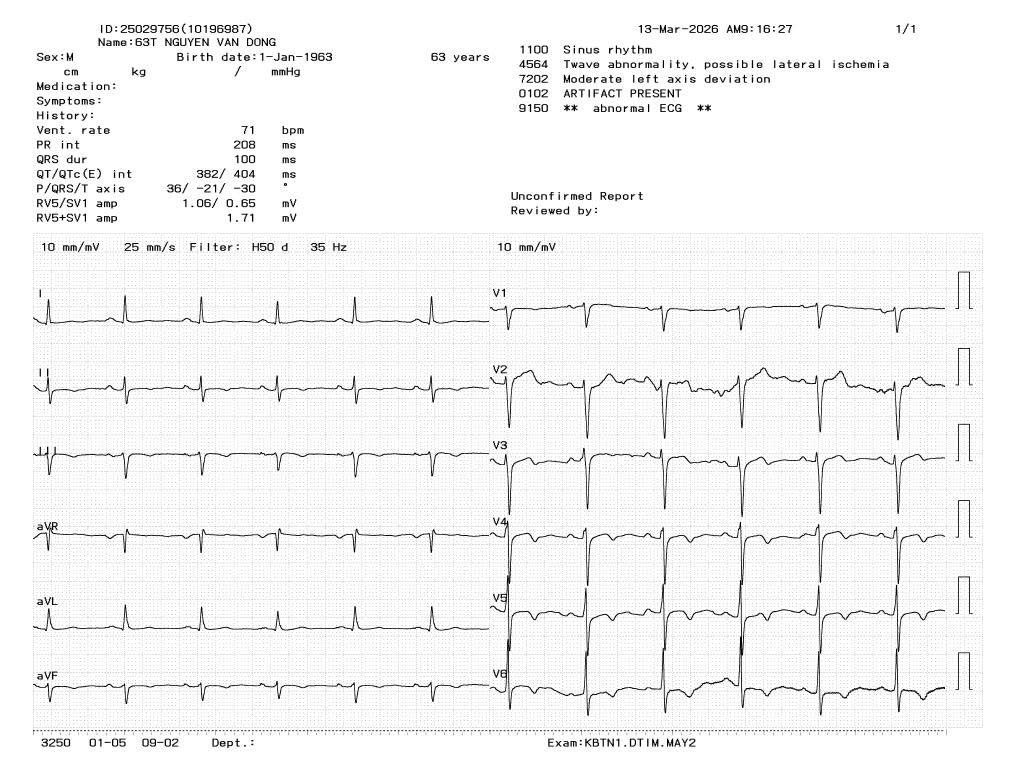
#> input picture ecg_samples/dongA_2.jpg, 1024 x 768 px
$ python -i ecg_engine.py   (imports and definitions only)
#> lines starting #> are read from the running program, lines starting #| are printed output that depends on the picture; after the words box and inside, x2 and y2 are one past the last pixel; in counts of white or black regions, pixels touching at a corner belong together
"""
ecg_engine.py — Số hóa ảnh ECG (Mức 1: trích tín hiệu + vẽ lại)

ĐỊNH VỊ AN TOÀN (bắt buộc đọc trước khi mở rộng file này):
  - Đây là TRỰC QUAN HÓA HỖ TRỢ, KHÔNG phải máy chẩn đoán.
  - File này CHỈ trích xuất đường tín hiệu từ ảnh để vẽ lại rõ hơn cho bác sĩ
    xem — KHÔNG đưa ra bất kỳ kết luận lâm sàng nào (không "AFib", không "nhịp
    chậm", không gì tự gán nhãn bệnh).
  - Mọi output đều phải đi kèm nhãn "cần bác sĩ xác nhận" ở phía hiển thị (FE),
    không phải ở file này.

KIẾN TRÚC 3 MỨC (xem mục 10 file tóm tắt dự án):
  Mức 1 (FILE NÀY): đọc ảnh -> tách lưới -> trích cột pixel -> làm mượt -> signal[]
  Mức 2 (CHƯA LÀM): detect đỉnh R (scipy.signal.find_peaks) -> nhịp tim ước tính
  Mức 3 (CHƯA LÀM, rủi ro cao): cờ "nghi ngờ nhịp không đều, cần xác nhận"

TRẠNG THÁI: chưa có ảnh ECG thật (anh Tấn sẽ gửi mẫu). Để pipeline chạy được
ngay và FE có dữ liệu test, file này có thêm generate_synthetic_ecg() tự vẽ
một ảnh ECG giả (sóng PQRST gần đúng dạng + lưới hồng) bằng OpenCV. Khi có ảnh
thật, CHỈ cần tinh chỉnh các ngưỡng màu/biên độ trong digitize_ecg_image(),
không cần đổi kiến trúc.
"""
from typing import Optional
import base64

import numpy as np
import cv2
from scipy.signal import savgol_filter, find_peaks
from scipy.ndimage import median_filter

# ─── HẰNG SỐ CHUẨN GIẤY ECG (nguồn: "Đọc Điện Tâm Đồ Dễ Hơn" - BS Nguyễn Tôn
# Kinh Thi). Tốc độ giấy 25mm/s là mặc định lâm sàng phổ biến nhất; có thể đổi
# 50mm/s khi cần độ phân giải cao hơn, nhưng KHÔNG tự suy luận được tốc độ
# thật từ ảnh nếu không có ghi chú trên ảnh — mặc định 25mm/s khi không rõ.
PAPER_SPEED_MM_PER_S = 25.0
SMALL_SQUARE_MM = 1.0   # 1 ô nhỏ = 1mm = 0.04s ở tốc độ chuẩn
LARGE_SQUARE_MM = 5.0   # 1 ô lớn = 5mm = 0.20s ở tốc độ chuẩn (5 ô nhỏ)
# Ngưỡng "nhịp xoang đều" theo sách: PP dài nhất - PP ngắn nhất < 0.16s. Đây
# là ngưỡng TUYỆT ĐỐI (giây), không phải %, nên ý nghĩa thay đổi theo nhịp tim
# nền — sách không cho ngưỡng tương đối (CV%) nào. KHÔNG tự suy ra ngưỡng CV%
# vì đó là kiến thức ngoài 2 tài liệu đã đọc, cần Tấn/Ngân xác nhận nếu muốn
# dùng CV% thay vì ngưỡng tuyệt đối này.
RR_IRREGULAR_THRESHOLD_S = 0.16


# ─── THAM SỐ NGƯỠNG (tinh chỉnh khi có ảnh thật) ──────────────────────────────
# Lưới ECG giấy thường có màu hồng/đỏ nhạt. Trong không gian HSV, lưới rơi vào
# khoảng Hue đỏ/hồng với Saturation thấp-trung bình. Đường tín hiệu thường đậm
# (Value thấp, gần đen) bất kể lưới màu gì.
GRID_HUE_RANGES = [(0, 25), (340, 360)]  # đỏ/hồng quanh 2 đầu vòng Hue (độ 0-360)
GRID_SAT_MAX = 140       # lưới nhạt -> saturation không quá cao
SIGNAL_VALUE_MAX = 110   # đường tín hiệu đậm -> Value (độ sáng) thấp
SMOOTH_WINDOW = 9        # cửa sổ Savitzky-Golay (phải là số lẻ)
SMOOTH_POLYORDER = 2

# Ngưỡng phân loại ảnh CÓ MÀU vs GRAYSCALE (đo Saturation trung bình toàn
# ảnh). ĐÃ XÁC NHẬN qua ảnh ECG thật: Saturation = 0.0 tuyệt đối mọi nơi (ảnh
# in/scan đen-trắng), trong khi ảnh tổng hợp tự vẽ (lưới hồng cố ý) có
# Saturation trung bình cao hơn rõ rệt -> ngưỡng nhỏ (5) đủ phân biệt 2 loại.
GRAYSCALE_SAT_THRESHOLD = 5.0
# Tham số cho _extract_signal_grayscale() — ĐÃ TINH CHỈNH qua test với 2 ảnh
# ECG thật (xem docstring hàm đó để biết chi tiết kỹ thuật). Kernel càng lớn
# thì "lấp" được lưới có khoảng cách ô lớn hơn, nhưng cũng dễ làm mất chi
# tiết tín hiệu nhỏ — 13 là điểm cân bằng tìm được qua thử nghiệm thực tế,
# CÓ THỂ cần tinh chỉnh lại khi gặp ảnh có lưới thưa/dày khác biệt rõ.
GRAYSCALE_MORPH_KERNEL = 13
GRAYSCALE_DIFF_THRESHOLD = 20

# Tham số cho estimate_px_per_mm() bản 2 (tìm chu kỳ lưới ô nhỏ ở dải mép
# trên ảnh) — ĐÃ TINH CHỈNH qua test với 2 ảnh ECG thật.
GRID_DETECT_BAND_FRACTION = 0.12  # tỉ lệ chiều cao ảnh dùng làm dải dò lưới
GRID_MIN_PEAK_DISTANCE_PX = 3     # khoảng cách tối thiểu giữa 2 đỉnh lưới (px)
GRID_MIN_PEAKS_REQUIRED = 8       # số đỉnh lưới tối thiểu để tin cậy chu kỳ đo được

# Tham số cho detect_r_peaks() kỹ thuật 2-pass — ĐÃ TINH CHỈNH qua test với 2
# ảnh ECG thật có nhịp tim khác nhau (82bpm và 155bpm).
PASS1_HEIGHT_THRESHOLD = 0.6   # ngưỡng biên độ cao ở lượt thô, chỉ bắt đỉnh rõ nhất
PASS1_MIN_DISTANCE_PX = 8      # khoảng cách tối thiểu rất nhỏ ở lượt thô (an toàn cho nhịp rất nhanh)
PASS2_DISTANCE_RATIO = 0.6     # lượt 2 dùng 60% khoảng cách trung vị ước lượng từ lượt 1
OUTLIER_GAP_RATIO = 1.3        # gap >= 1.3x trung vị mới được coi là khoảng R-R thật (không phải đỉnh phụ)


# [102 lines left out: functions generate_synthetic_ecg, _hue_in_red_pink_range, _extract_signal_colored, not called in this run]


def _extract_signal_grayscale(image_bgr: np.ndarray) -> tuple:
    """
    Trích raw_y[] cho ảnh GRAYSCALE (ảnh ECG in/scan thật — ĐÃ XÁC NHẬN qua
    test với 2 ảnh ECG thật khác nhau, từ 2 bệnh nhân, 2 thời điểm khác nhau).

    KỸ THUẬT: morphological closing để ước lượng "nền cục bộ" (gồm cả lưới +
    vùng sáng quanh đường tín hiệu), rồi TRỪ ảnh gốc khỏi nền đó -> những chỗ
    tối hơn nền rõ rệt (đường bút mảnh) sẽ nổi lên thành giá trị dương cao
    trong "diff", còn lưới (vốn đã được closing "lấp" vào nền do kernel lớn
    hơn khoảng cách giữa các ô lưới) gần như biến mất.

    Sau đó với mỗi cột, lấy vị trí y bằng TRUNG BÌNH CÓ TRỌNG SỐ theo độ lớn
    diff (không phải trung bình đơn giản của mọi pixel vượt ngưỡng) — vì nếu
    còn sót vài pixel lưới yếu trong cùng cột, trọng số thấp của chúng sẽ
    không kéo lệch vị trí trung tâm của đường tín hiệu thật (trọng số cao).

    ĐÃ TEST: hoạt động tốt trên ảnh có lưới nhạt (94% cột, hình dạng rất sạch)
    và ảnh có lưới đậm hơn (66% cột, đỉnh R vẫn đúng vị trí dù baseline còn
    nhiễu nhẹ). CHƯA test trên ảnh nghiêng, mờ, hoặc độ phân giải thấp hơn
    nhiều — các tham số (kernel=13, threshold=20) có thể cần tinh chỉnh thêm
    khi gặp ảnh khác biệt rõ về đặc điểm.
    """
    gray = cv2.cvtColor(image_bgr, cv2.COLOR_BGR2GRAY)
    h, w = gray.shape

    kernel = cv2.getStructuringElement(cv2.MORPH_ELLIPSE,
                                        (GRAYSCALE_MORPH_KERNEL, GRAYSCALE_MORPH_KERNEL))
    background = cv2.morphologyEx(gray, cv2.MORPH_CLOSE, kernel)
    diff = cv2.subtract(background, gray).astype(np.float64)

    raw_y = np.full(w, np.nan)
    y_coords = np.arange(h)
    for x in range(w):
        col_diff = diff[:, x]
        if col_diff.max() < GRAYSCALE_DIFF_THRESHOLD:
            continue  # cột này không có gì vượt ngưỡng -> không có tín hiệu
        weights = np.maximum(col_diff - (GRAYSCALE_DIFF_THRESHOLD - 1), 0)
        if weights.sum() > 0:
            raw_y[x] = np.average(y_coords, weights=weights)

    return raw_y, int(np.count_nonzero(~np.isnan(raw_y)))


def digitize_ecg_image(image_bgr: np.ndarray) -> dict:
    """
    MỨC 1: đọc ảnh ECG -> tách lưới -> trích cột pixel tối nhất mỗi cột
    -> làm mượt -> trả signal[] (đã chuẩn hóa 0-1, đảo trục y cho đúng chiều).

    TỰ NHẬN DIỆN 2 LOẠI ẢNH (đã phát hiện qua test với ảnh ECG thật — ảnh
    máy in/scan thường HOÀN TOÀN ĐEN-TRẮNG, Saturation=0 mọi nơi, khác hẳn
    ảnh tổng hợp tự vẽ có lưới màu hồng):
      - Ảnh CÓ MÀU (Saturation trung bình > ngưỡng nhỏ): dùng cách cũ — lọc
        lưới theo Hue đỏ/hồng, đường tín hiệu là pixel tối KHÔNG thuộc lưới.
      - Ảnh GRAYSCALE (Saturation ~0 mọi nơi): không thể phân biệt lưới/tín
        hiệu bằng màu — CHUYỂN sang ngưỡng Value ĐỘNG theo percentile của
        ảnh đó. Đường tín hiệu luôn là phần TỐI NHẤT và HIẾM NHẤT (đã xác
        nhận qua đo thật: chỉ chiếm 1-3% diện tích, giá trị rất thấp so với
        nền+lưới chiếm >90% ở vùng sáng) — percentile thấp (mặc định 2%)
        bắt đúng đường tín hiệu mà không cần biết trước độ đậm cụ thể của
        từng máy scan/in khác nhau.

    Trả về:
      {
        "signal": list[float],       # giá trị tín hiệu theo từng cột x, đã làm mượt
        "width": int, "height": int,
        "columns_with_signal": int,   # số cột tìm được điểm tín hiệu hợp lệ
        "che_do_phat_hien": "mau" | "grayscale",  # cách nhận diện đã dùng
        "warning": str | None,        # cảnh báo nếu chất lượng ảnh kém
      }
    KHÔNG trả bất kỳ kết luận lâm sàng nào — chỉ số liệu hình học thuần.
    """
    if image_bgr is None or image_bgr.size == 0:
        return {"signal": [], "width": 0, "height": 0, "columns_with_signal": 0,
                "che_do_phat_hien": None, "warning": "Ảnh rỗng hoặc không đọc được."}

    h, w = image_bgr.shape[:2]
    hsv = cv2.cvtColor(image_bgr, cv2.COLOR_BGR2HSV)
    sat = hsv[:, :, 1].astype(np.float64)

    is_grayscale = float(np.mean(sat)) <= GRAYSCALE_SAT_THRESHOLD

    if is_grayscale:
        che_do = "grayscale"
        raw_y, columns_found = _extract_signal_grayscale(image_bgr)
    else:
        che_do = "mau"
        raw_y, columns_found = _extract_signal_colored(image_bgr)

    warning = None
    if columns_found < w * 0.5:
        warning = ("Chỉ phát hiện được tín hiệu ở dưới 50% chiều rộng ảnh — "
                    "ảnh có thể bị mờ, nghiêng, hoặc ngưỡng tách tín hiệu chưa "
                    "phù hợp với ảnh này. Cần kiểm tra lại ảnh gốc hoặc tinh chỉnh ngưỡng.")

    # Nội suy tuyến tính cho các cột thiếu (đứt nét), rồi đảo trục y (ảnh: y
    # tăng xuống dưới; tín hiệu: giá trị tăng đi lên) và chuẩn hóa về baseline 0.
    valid_idx = np.nonzero(~np.isnan(raw_y))[0]
    if valid_idx.size >= 2:
        filled_y = np.interp(np.arange(w), valid_idx, raw_y[valid_idx])
    elif valid_idx.size == 1:
        filled_y = np.full(w, raw_y[valid_idx[0]])
    else:
        filled_y = np.zeros(w)
        warning = "Không phát hiện được đường tín hiệu nào trong ảnh."

    inverted = -(filled_y - np.median(filled_y))  # đảo trục + đặt baseline ~0

    win = min(SMOOTH_WINDOW, w - (1 - w % 2))  # đảm bảo lẻ và <= độ dài mảng
    if win >= 5 and win % 2 == 1 and w > win:
        smoothed = savgol_filter(inverted, window_length=win, polyorder=SMOOTH_POLYORDER)
    else:
        smoothed = inverted  # ảnh quá nhỏ để làm mượt, trả nguyên

    # Chuẩn hóa 0-1 để FE vẽ SVG dễ dàng không phụ thuộc độ phân giải ảnh gốc.
    s_min, s_max = float(np.min(smoothed)), float(np.max(smoothed))
    if s_max - s_min > 1e-6:
        normalized = (smoothed - s_min) / (s_max - s_min)
    else:
        normalized = np.zeros_like(smoothed)

    return {
        "signal": [round(float(v), 4) for v in normalized],
        "width": w,
        "height": h,
        "columns_with_signal": columns_found,
        "che_do_phat_hien": che_do,
        "warning": warning,
    }


# ═══════════════════════════════════════════════════════════════════════════
# MỨC 2: Đo R-R + nhịp tim (nguồn công thức/ngưỡng: sách "Đọc Điện Tâm Đồ Dễ
# Hơn" - BS Nguyễn Tôn Kinh Thi)
# ═══════════════════════════════════════════════════════════════════════════
# VẤN ĐỀ CALIBRATION (đã biết từ mục 10 file tóm tắt dự án): để quy đổi
# khoảng cách PIXEL giữa 2 đỉnh R thành THỜI GIAN (giây) rồi ra NHỊP TIM, cần
# biết bao nhiêu pixel = 1mm trên ảnh. Không có thước chuẩn trên ảnh thì
# không thể tính chính xác tuyệt đối — đây là hạn chế vật lý, không phải lỗi
# code. Giải pháp: ước lượng px/mm bằng cách đo khoảng cách giữa các đường
# LƯỚI Ô LỚN liên tiếp (đã biết = 5mm theo sách) — tự động, không cần người
# dùng nhập tay, nhưng vẫn là ƯỚC LƯỢNG (độ chính xác phụ thuộc ảnh có lưới
# rõ ràng, thẳng, không nghiêng).

# [238 lines left out: functions estimate_px_per_mm, _detrend_signal, detect_r_peaks, compute_heart_rate, decode_base64_image, encode_image_to_base64_png, not called in this run]


# ─── TEST nhanh khi chạy trực tiếp ────────────────────────────────────────────
# [7 lines not run here, left out]

>>> import cv2
>>> picture = cv2.imread('../ecg_samples/dongA_2.jpg')
#> picture is the input picture: shape (768, 1024, 3); min 0, max 255, mean 243.9
>>> result = digitize_ecg_image(picture)
#> in digitize_ecg_image, `hsv = cv2.cvtColor(image_bgr, cv2.COLOR_BGR2HSV)`: hsv: shape (768, 1024, 3); mean H, S, V 0, 0, 243.9
#> in digitize_ecg_image, `sat = hsv[:, :, 1].astype(np.float64)`: sat: shape (768, 1024) float64; every value is 0
#> in digitize_ecg_image, `is_grayscale = float(np.mean(sat)) <= GRAYSCALE_SAT_THRESHOLD`: is_grayscale = True
#> in _extract_signal_grayscale, `background = cv2.morphologyEx(gray, cv2.MORPH_CLOSE, kernel)`:
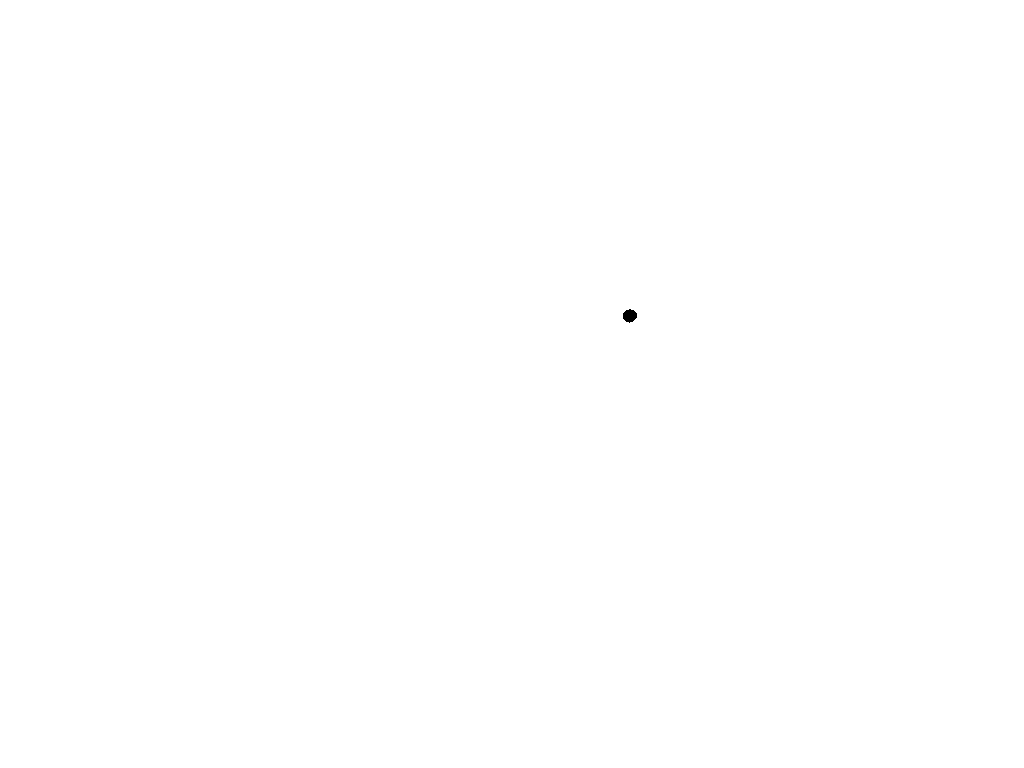
#> background: shape (768, 1024); values 254 (black) and 255 (white), 100% white; 1 black region, box (x1, y1, x2, y2) and area: (623, 309, 637, 323) 143
#> in _extract_signal_grayscale, `diff = cv2.subtract(background, gray).astype(np.float64)`:
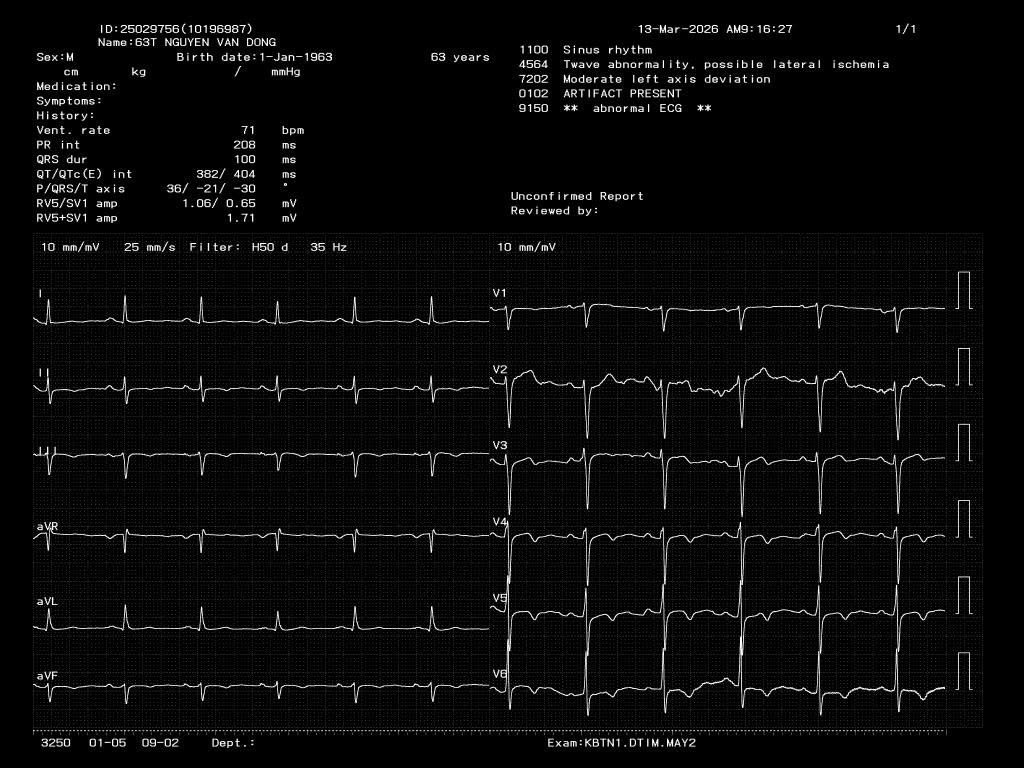
#> diff: shape (768, 1024) float64; min 0, max 255, mean 11.1
#> in digitize_ecg_image, `raw_y, columns_found = _extract_signal_grayscale(image_bgr)`: columns_found = 951
#> in digitize_ecg_image, `valid_idx = np.nonzero(~np.isnan(raw_y))[0]`: valid_idx = 951 values from 32 to 982
#> in digitize_ecg_image, `filled_y = np.interp(np.arange(w), valid_idx, raw_y[valid_idx])`: filled_y = 1024 values, max 575.5 at index 607, min 159.4 at index 539, mean 394.8
#> in digitize_ecg_image, `inverted = -(filled_y - np.median(filled_y))`: inverted = 1024 values, max 236 at index 539, min -180.1 at index 607, mean 0.628
#> in digitize_ecg_image, `smoothed = savgol_filter(inverted, window_length=win, polyorder=SMOOTH..`: smoothed = 1024 values, max 210.7 at index 522, min -148.8 at index 918, mean 0.628
#> in digitize_ecg_image, `s_min, s_max = float(np.min(smoothed)), float(np.max(smoothed))`: s_min = -148.8; s_max = 210.7
#> in digitize_ecg_image, `normalized = (smoothed - s_min) / (s_max - s_min)`: normalized = 1024 values, max 1 at index 522, min 0 at index 918, mean 0.416
#> result = 6 items
